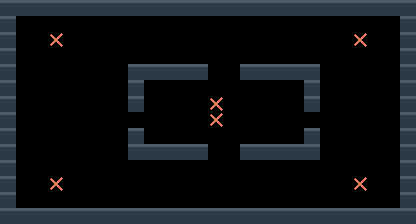

This game map was drawn from its Tiled (.tmx) file and the tilesets committed beside it. A one-line description and the full map source follow:
An orthogonal 26x14 tile map with 16x16 px tiles, 2 tile layers (terreno, marcadores).

<map version="1.10" tiledversion="1.11.0" orientation="orthogonal" renderorder="right-down" width="26" height="14" tilewidth="16" tileheight="16" infinite="0" nextlayerid="3" nextobjectid="1">
 <properties>
  <property name="tipo" value="combate" />
  <property name="nombre" value="anillo" />
 </properties>
 <tileset firstgid="1" source="muelle.tsx" />
 <layer id="1" name="terreno" width="26" height="14">
  <data encoding="csv">
1,1,1,1,1,1,1,1,1,1,1,1,1,1,1,1,1,1,1,1,1,1,1,1,1,1,
1,0,0,0,0,0,0,0,0,0,0,0,0,0,0,0,0,0,0,0,0,0,0,0,0,1,
1,0,0,0,0,0,0,0,0,0,0,0,0,0,0,0,0,0,0,0,0,0,0,0,0,1,
1,0,0,0,0,0,0,0,0,0,0,0,0,0,0,0,0,0,0,0,0,0,0,0,0,1,
1,0,0,0,0,0,0,0,1,1,1,1,1,0,0,1,1,1,1,1,0,0,0,0,0,1,
1,0,0,0,0,0,0,0,1,0,0,0,0,0,0,0,0,0,0,1,0,0,0,0,0,1,
1,0,0,0,0,0,0,0,1,0,0,0,0,0,0,0,0,0,0,1,0,0,0,0,0,1,
1,0,0,0,0,0,0,0,0,0,0,0,0,0,0,0,0,0,0,0,0,0,0,0,0,1,
1,0,0,0,0,0,0,0,1,0,0,0,0,0,0,0,0,0,0,1,0,0,0,0,0,1,
1,0,0,0,0,0,0,0,1,1,1,1,1,0,0,1,1,1,1,1,0,0,0,0,0,1,
1,0,0,0,0,0,0,0,0,0,0,0,0,0,0,0,0,0,0,0,0,0,0,0,0,1,
1,0,0,0,0,0,0,0,0,0,0,0,0,0,0,0,0,0,0,0,0,0,0,0,0,1,
1,0,0,0,0,0,0,0,0,0,0,0,0,0,0,0,0,0,0,0,0,0,0,0,0,1,
1,1,1,1,1,1,1,1,1,1,1,1,1,1,1,1,1,1,1,1,1,1,1,1,1,1
</data>
 </layer>
 <layer id="2" name="marcadores" width="26" height="14">
  <data encoding="csv">
0,0,0,0,0,0,0,0,0,0,0,0,0,0,0,0,0,0,0,0,0,0,0,0,0,0,
0,0,0,0,0,0,0,0,0,0,0,0,0,0,0,0,0,0,0,0,0,0,0,0,0,0,
0,0,0,3,0,0,0,0,0,0,0,0,0,0,0,0,0,0,0,0,0,0,3,0,0,0,
0,0,0,0,0,0,0,0,0,0,0,0,0,0,0,0,0,0,0,0,0,0,0,0,0,0,
0,0,0,0,0,0,0,0,0,0,0,0,0,0,0,0,0,0,0,0,0,0,0,0,0,0,
0,0,0,0,0,0,0,0,0,0,0,0,0,0,0,0,0,0,0,0,0,0,0,0,0,0,
0,0,0,0,0,0,0,0,0,0,0,0,0,3,0,0,0,0,0,0,0,0,0,0,0,0,
0,0,0,0,0,0,0,0,0,0,0,0,0,3,0,0,0,0,0,0,0,0,0,0,0,0,
0,0,0,0,0,0,0,0,0,0,0,0,0,0,0,0,0,0,0,0,0,0,0,0,0,0,
0,0,0,0,0,0,0,0,0,0,0,0,0,0,0,0,0,0,0,0,0,0,0,0,0,0,
0,0,0,0,0,0,0,0,0,0,0,0,0,0,0,0,0,0,0,0,0,0,0,0,0,0,
0,0,0,3,0,0,0,0,0,0,0,0,0,0,0,0,0,0,0,0,0,0,3,0,0,0,
0,0,0,0,0,0,0,0,0,0,0,0,0,0,0,0,0,0,0,0,0,0,0,0,0,0,
0,0,0,0,0,0,0,0,0,0,0,0,0,0,0,0,0,0,0,0,0,0,0,0,0,0
</data>
 </layer>
</map>
